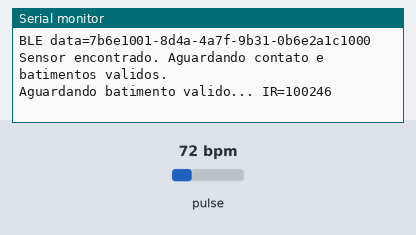
Simulated run of this sketch. Board: ESP32. Parts: the last lines printed to the serial monitor. Inputs (shaded band) come from the test bench; at power-on: pulse 72 bpm. Nothing arrives over Bluetooth unless stated; a phone connects over Bluetooth LE 3 s after start.

Above: at 1.2 s.
1.3 s: pulse set to 42 bpm
At 3.8 s:
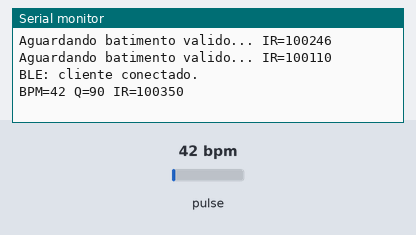
4.3 s: pulse set to 70 bpm
At 5.9 s:
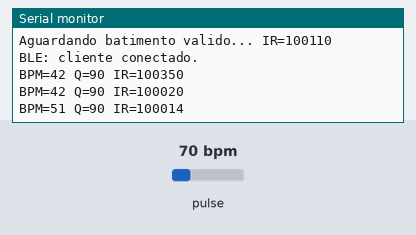
Timing chart, 0 to 7.4 s (numbered marks = the images above; inputs shaded):
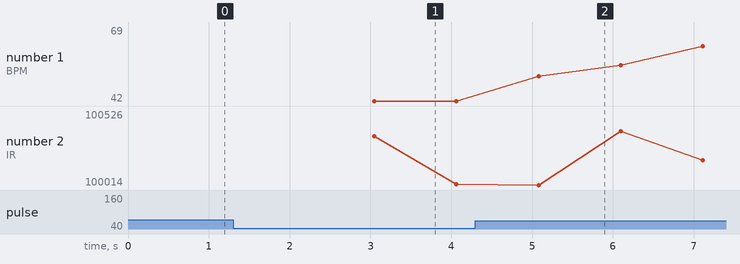

Measured:
- after the input at 1.3 s, the serial monitor: prints a new line after 0.73 s (image 1)
- after the input at 4.3 s, the serial monitor: prints a new line after 0.78 s (image 2)
- plotted number 1: 42 → 69 after the input at 4.3 s
- plotted number 2: 100020 → 100526 after the input at 4.3 s

The sketch:

neuroband.ino
```cpp
#include <Wire.h>
#include <BLEDevice.h>
#include <BLEServer.h>
#include <BLEUtils.h>
#include <BLE2902.h>
#include "MAX30105.h"
#include "heartRate.h"

// NeuroBloom NeuroBand — BLE GATT + MAX30102/MAX3010x.
// Não é equipamento médico e não deve orientar decisões clínicas.
// I2C padrão do ESP32 clássico: SDA 21 / SCL 22. Ajuste se sua placa usar outros pinos.
#define I2C_SDA 21
#define I2C_SCL 22

char deviceName[24] = "NeuroBand";
static const char* SERVICE_UUID = "7b6e1000-8d4a-4a7f-9b31-0b6e2a1c1000";
static const char* DATA_UUID = "7b6e1001-8d4a-4a7f-9b31-0b6e2a1c1000";

MAX30105 sensor;
BLEServer* bleServer = nullptr;
BLECharacteristic* dataCharacteristic = nullptr;
BLE2902* notificationDescriptor = nullptr;
volatile bool clientConnected = false;
volatile bool restartAdvertising = false;
volatile uint32_t disconnectedAtMs = 0;
bool sensorReady = false;

const uint32_t SAMPLE_INTERVAL_MS = 1000;
const uint32_t READING_TIMEOUT_MS = 4000;
const uint32_t SENSOR_RETRY_MS = 5000;
const long MIN_CONTACT_IR = 10000; // Heurística; ajustar após validar o módulo físico.
const int MIN_BPM = 25;
const int MAX_BPM = 250;

uint32_t lastSampleMs = 0;
uint32_t lastSensorRetryMs = 0;
uint32_t lastBeatMs = 0;
uint32_t lastValidBeatMs = 0;
uint16_t recentBeats[4] = {0};
uint8_t beatCount = 0;
uint8_t beatPosition = 0;
uint16_t beatAvg = 0;

void clearReading() {
  const bool hadReading = lastBeatMs != 0 || beatAvg != 0;
  lastBeatMs = 0;
  lastValidBeatMs = 0;
  beatCount = 0;
  beatPosition = 0;
  beatAvg = 0;
  // READ também não pode devolver o último BPM após perder contato.
  // Zero significa "aguardando leitura"; nunca é uma medição a persistir.
  if (hadReading && dataCharacteristic) {
    uint8_t waiting[3] = {0, 0, 0};
    dataCharacteristic->setValue(waiting, sizeof(waiting));
  }
}

bool startSensor() {
  if (!sensor.begin(Wire, I2C_SPEED_FAST)) {
    Serial.println("Sensor ausente: confira alimentacao e I2C. BLE continua disponivel.");
    return false;
  }
  // Duas LEDs (vermelho + IR), compatível com MAX30102 e MAX30105.
  sensor.setup(0x1F, 4, 2, 400, 411, 4096);
  sensor.setPulseAmplitudeGreen(0);
  clearReading();
  Serial.println("Sensor encontrado. Aguardando contato e batimentos validos.");
  return true;
}

class ServerCallbacks : public BLEServerCallbacks {
  void onConnect(BLEServer*) override {
    clientConnected = true;
    restartAdvertising = false;
    Serial.println("BLE: cliente conectado.");
  }
  void onDisconnect(BLEServer*) override {
    clientConnected = false;
    disconnectedAtMs = millis();
    restartAdvertising = true;
    Serial.println("BLE: cliente desconectado.");
  }
};

void setup() {
  Serial.begin(115200);
  Wire.begin(I2C_SDA, I2C_SCL);

  // Sufixo estável para distinguir pulseiras próximas, sem anunciar o MAC inteiro.
  snprintf(deviceName, sizeof(deviceName), "NeuroBand-%04X", (uint16_t)(ESP.getEfuseMac() >> 32));
  BLEDevice::init(deviceName);
  bleServer = BLEDevice::createServer();
  bleServer->setCallbacks(new ServerCallbacks());
  BLEService* service = bleServer->createService(SERVICE_UUID);
  dataCharacteristic = service->createCharacteristic(
    DATA_UUID,
    BLECharacteristic::PROPERTY_READ | BLECharacteristic::PROPERTY_NOTIFY
  );
  notificationDescriptor = new BLE2902();
  dataCharacteristic->addDescriptor(notificationDescriptor);
  uint8_t waiting[3] = {0, 0, 0};
  dataCharacteristic->setValue(waiting, sizeof(waiting));
  service->start();
  BLEAdvertising* advertising = BLEDevice::getAdvertising();
  advertising->addServiceUUID(SERVICE_UUID);
  advertising->setScanResponse(true);
  BLEDevice::startAdvertising();

  Serial.println("NeuroBand pronto. Aguardando BLE e sensor...");
  Serial.printf("BLE name=%s\n", deviceName);
  Serial.printf("BLE service=%s\n", SERVICE_UUID);
  Serial.printf("BLE data=%s\n", DATA_UUID);
  sensorReady = startSensor();
  lastSensorRetryMs = millis();
}
void loop() {
  uint32_t now = millis();
  // Aguarda a pilha BLE fora do callback; desconectar não bloqueia a amostragem.
  if (restartAdvertising && !clientConnected && now - disconnectedAtMs >= 500) {
    restartAdvertising = false;
    bleServer->startAdvertising();
    Serial.println("BLE: anunciando novamente.");
  }

  if (!sensorReady) {
    if (now - lastSensorRetryMs >= SENSOR_RETRY_MS) {
      lastSensorRetryMs = now;
      sensorReady = startSensor();
    }
    delay(10);
    return;
  }

  long irValue = sensor.getIR();
  now = millis();
  if (irValue < MIN_CONTACT_IR) {
    clearReading();
  } else {
    if (lastValidBeatMs && now - lastValidBeatMs > READING_TIMEOUT_MS) {
      clearReading();
    }
    if (checkForBeat(irValue)) {
      const uint32_t intervalMs = now - lastBeatMs;
      if (lastBeatMs && intervalMs > 0) {
        const float bpm = 60000.0f / intervalMs;
        if (bpm >= MIN_BPM && bpm <= MAX_BPM) {
          recentBeats[beatPosition] = (uint16_t)(bpm + 0.5f);
          beatPosition = (beatPosition + 1) % 4;
          if (beatCount < 4) beatCount++;
          uint32_t total = 0;
          for (uint8_t i = 0; i < beatCount; i++) total += recentBeats[i];
          beatAvg = total / beatCount;
          lastValidBeatMs = now;
        }
      }
      lastBeatMs = now;
    }
  }

  if (now - lastSampleMs >= SAMPLE_INTERVAL_MS) {
    lastSampleMs = now;
    if (!beatAvg || !lastValidBeatMs || now - lastValidBeatMs > READING_TIMEOUT_MS) {
      Serial.printf("Aguardando batimento valido... IR=%ld\n", irValue);
      delay(10);
      return;
    }
    // Índice de contato óptico, não percentual de precisão clínica.
    uint8_t quality = irValue > 50000 ? 90 : 60;
    uint8_t packet[3];
    packet[0] = beatAvg & 0xFF;
    packet[1] = (beatAvg >> 8) & 0xFF;
    packet[2] = quality;
    Serial.printf("BPM=%u Q=%u IR=%ld\n", beatAvg, quality, irValue);
    dataCharacteristic->setValue(packet, sizeof(packet));
    if (clientConnected && notificationDescriptor->getNotifications()) {
      dataCharacteristic->notify();
    }
  }
  delay(10);
}
```
